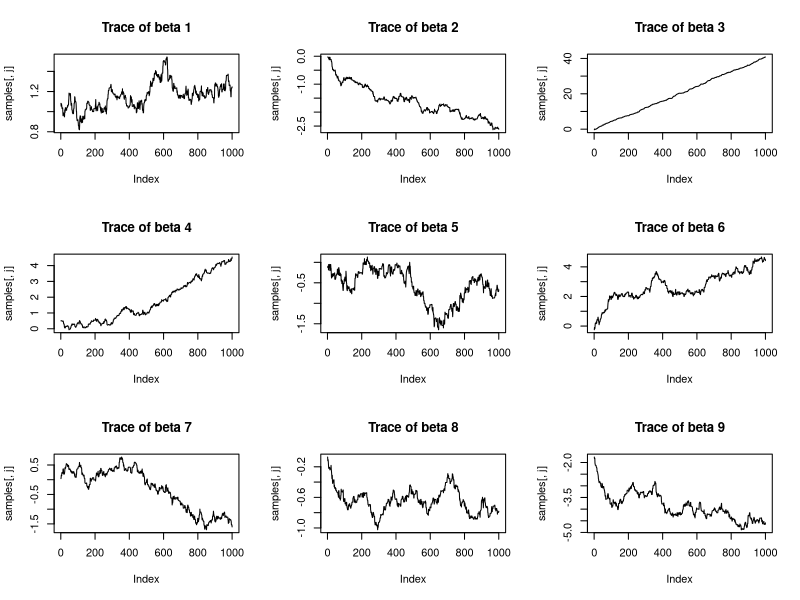
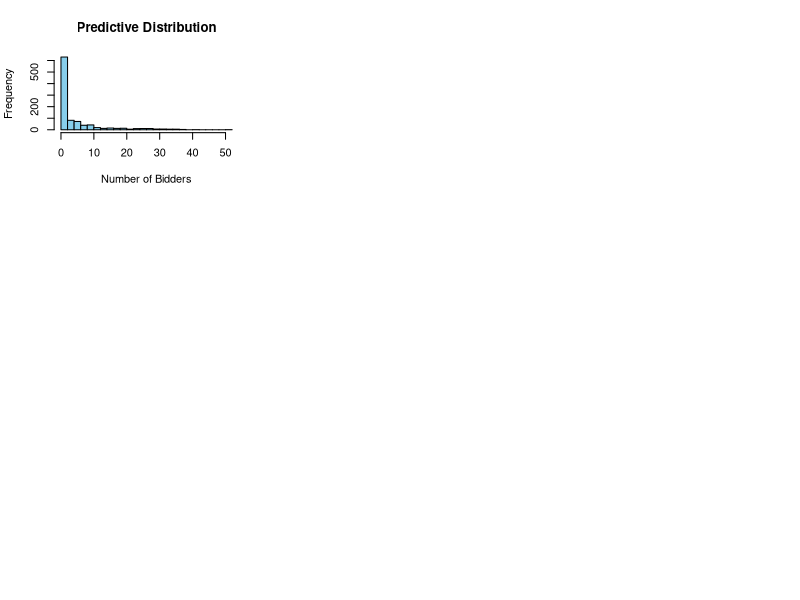

The R script that drew these images, in order:
#### BAYESIAN LEARNING LAB 3 ####
######### QUESTION 2 ############

######## PART A ##########
library(mvtnorm)

# Load the data
data <- read.table("eBayNumberOfBidderData_2025.dat", header = TRUE)

# Fit the Poisson regression model (Note: Don't include "Const" as glm adds 
# an intercept)
model_mle <- glm(nBids ~ . - Const, data = data, family = poisson())

# Summary of the model
summary(model_mle)

## Observation 
# The features which are significant in this model are- "Sealed" and 
# "MinBidShare".


######## PART B #########
# Define log-posterior function for Poisson regression
log_posterior <- function(beta, X, y) {
  eta <- X %*% beta
  log_likelihood <- sum(y * eta - exp(eta))
  prior_precision <- solve(100 * solve(t(X) %*% X))
  log_prior <- -0.5 * t(beta) %*% prior_precision %*% beta
  return(- (log_likelihood + log_prior))  # Negate for minimization
}

# Prepare data
X <- as.matrix(data[, -which(names(data) == "nBids" | names(data) == "Const")])
X <- cbind(1, X)  # Add intercept manually
y <- data$nBids
p <- ncol(X)

# Initial guess
beta_init <- rep(0, p)

# Optimization to find posterior mode
opt_result <- optim(beta_init, log_posterior, X = X, y = y, method = "BFGS", hessian = TRUE)

# Posterior mode and covariance
posterior_mode <- opt_result$par
posterior_cov <- solve(opt_result$hessian)

# Output
cat("Posterior mode:\n")
print(posterior_mode)
cat("Posterior covariance matrix:\n")
print(posterior_cov)


####### PART C) ########
RWMSampler <- function(logPostFunc, theta0, nIter, proposalCov, c = 1, ...) {
  p <- length(theta0)
  samples <- matrix(NA, nrow = nIter, ncol = p)
  samples[1, ] <- theta0
  logPostOld <- logPostFunc(theta0, ...)
  
  for (i in 2:nIter) {
    # Propose new theta
    thetaProp <- rmvnorm(1, mean = samples[i - 1, ], sigma = c * proposalCov)
    
    # Compute log posterior for proposal
    logPostNew <- logPostFunc(as.numeric(thetaProp), ...)
    
    # Acceptance probability
    logAlpha <- logPostNew - logPostOld
    if (log(runif(1)) < logAlpha) {
      samples[i, ] <- thetaProp
      logPostOld <- logPostNew
    } else {
      samples[i, ] <- samples[i - 1, ]
    }
  }
  
  return(samples)
}

set.seed(123)
samples <- RWMSampler(log_posterior, theta0 = posterior_mode, nIter = 1000,
                      proposalCov = posterior_cov, c = 0.8, X = X, y = y)

# Assessing MCMC Convergence
par(mfrow = c(3, 3))
for (j in 1:p) {
  plot(samples[, j], type = "l", main = paste("Trace of beta", j))
}


##### PART D) #######
# Construct new covariate vector (match order of X)
# Includes intercept manually
x_new <- c(1, 1, 0, 1, 0, 1, 0, 1.3, 0.7)  # [Intercept, PowerSeller, ..., MinBidShare]

# Number of posterior samples
n_samples <- nrow(samples)

# Compute predicted lambda for each posterior sample
lambda_new <- numeric(n_samples)
for (i in 1:n_samples) {
  beta_i <- samples[i, ]
  lambda_new[i] <- exp(sum(x_new * beta_i))
}

# Simulate predictive y values
y_pred <- rpois(n_samples, lambda = lambda_new)

# Plot predictive distribution
hist(y_pred, breaks = 30, col = "skyblue", main = "Predictive Distribution",
     xlab = "Number of Bidders", ylab = "Frequency")

# Estimate P(y_new = 0)
p_zero <- mean(y_pred == 0)
cat("Estimated P(y_new = 0):", p_zero, "\n")

## Observation - 
# The probability of no bidders in this new model is 0.378. 

